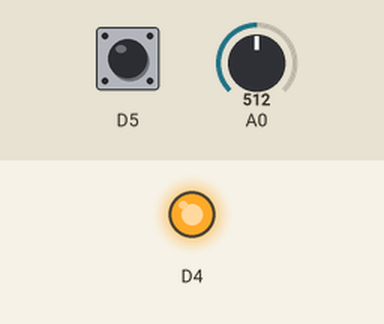
This program was run on a simulated ESP8266 (Wemos D1 mini). On the bench: output pins drawn as LEDs (lit = HIGH). Inputs (shaded band) come from the test bench; at power-on: D5 HIGH, A0 = 512.

Above: at 1.2 s.
1.3 s: D5 pulled LOW for 0.15 s
At 1.8 s:
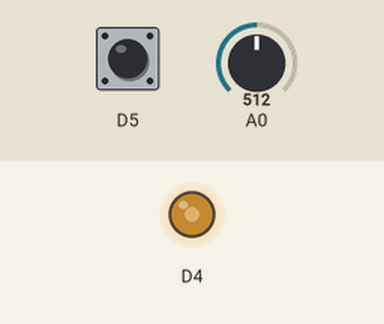
2.9 s: A0 set to 716
At 3.5 s:
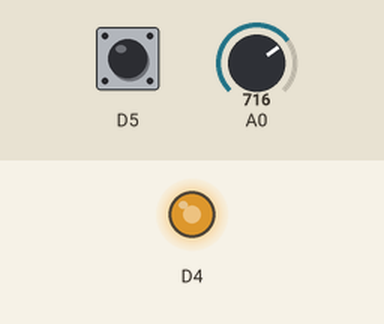
4.4 s: A0 set to 900
At 5.6 s:
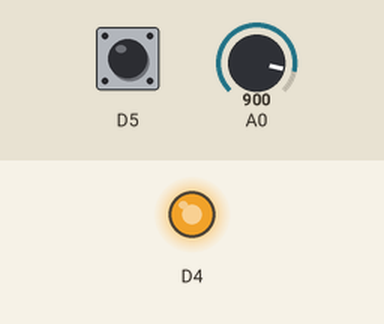
5.9 s: A0 set to 0
At 6.9 s:
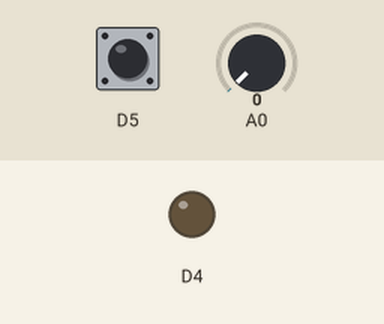
7.4 s: A0 set to 511
At 8.1 s:
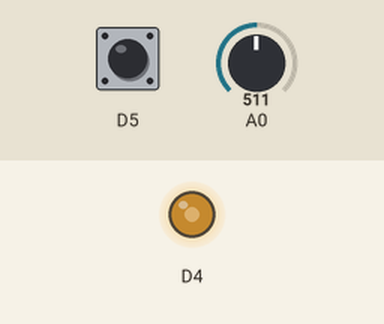
8.9 s: D5 pulled LOW for 1 s
At 11.2 s:
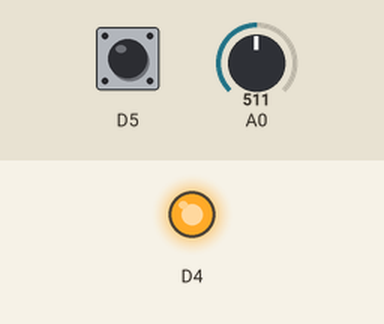
Timing chart, 0 to 12.4 s (numbered marks = the images above; inputs shaded):
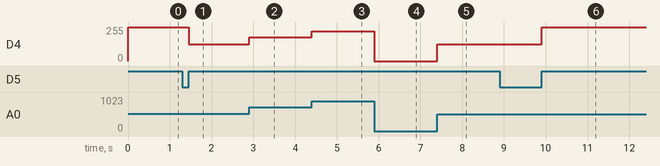

Measured:
- after the input at 1.3 s, D4: 255/255 → 127/255 after 0.15 s
- after the input at 2.9 s, D4: 127/255 → 178/255 at once
- after the input at 4.4 s, D4: 178/255 → 224/255 at once
- after the input at 5.9 s, D4: 224/255 → 0/255 at once
- after the input at 7.4 s, D4: 0/255 → 127/255 at once
- after the input at 8.9 s, D4: 127/255 → 255/255 after 1.0 s

The program:

main.cpp
```cpp
// Acadia University - COMP 5163
//
// Light Dimmer
// Statement of Authorship - 2026-10-09
// Author: Michael Berryman
// Version: 1.0
//
#include <Arduino.h>
bool _bLightOn = false, _bLastButtonValWasLow = false;
void setup() {
  Serial.begin(115200);
  pinMode(D5, INPUT_PULLUP);
  pinMode(D4, OUTPUT);
  pinMode(A0, INPUT);
  analogWriteRange(1023);
}
void loop() {
  int iVariableResistorVal = analogRead(A0), iButtonVal = digitalRead(D5);
  bool bButtonPressedAndLetGo = (iButtonVal == HIGH && _bLastButtonValWasLow);
  _bLastButtonValWasLow = (iButtonVal == LOW);

  if (bButtonPressedAndLetGo) {
      _bLightOn = !_bLightOn;
  }
  if (_bLightOn) {
      analogWrite(D4, iVariableResistorVal);
  } else {
      analogWrite(D4, 1023);
  }
}
```
